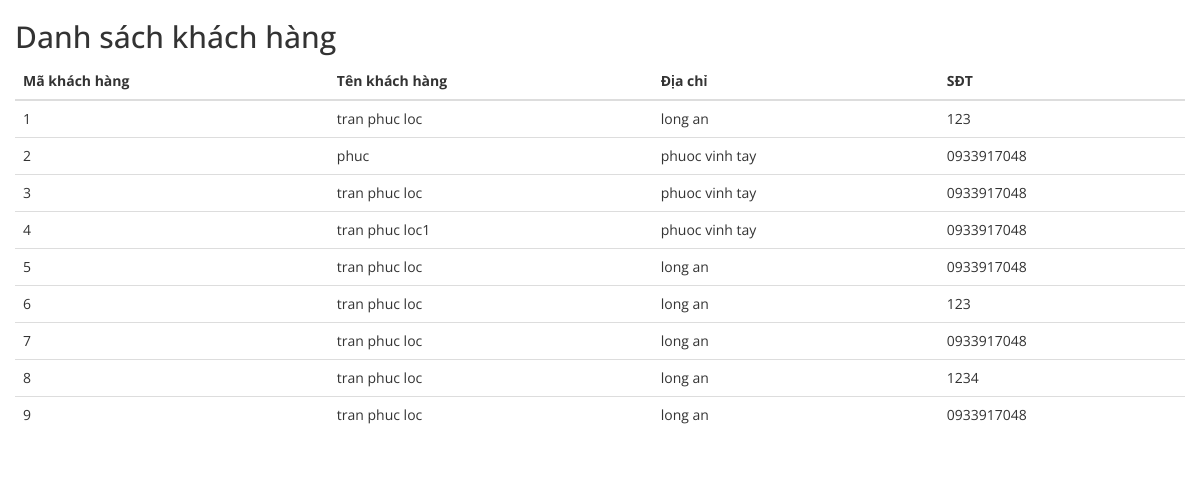
Page /qlkhachhang.php on the committed database.
### tables this page shows
CREATE TABLE IF NOT EXISTS `khachhang` (
  `makh` int(11) NOT NULL AUTO_INCREMENT,
  `tendangnhap` varchar(50) NOT NULL DEFAULT '',
  `tenkh` varchar(50) NOT NULL,
  `diachi` varchar(100) NOT NULL,
  `sdt` varchar(10) NOT NULL,
  `password` varchar(32) NOT NULL,
  PRIMARY KEY (`makh`)
);

### khachhang/danhsachkhachhang.php (the view)
<?php
	$sql="select * from khachhang";
	$query = mysqli_query($conn,$sql);
?>
<div class="container-fluid">
	<div class="card">
		<div class="card-header">
			<h2>Danh sách khách hàng</h2>
		</div>
			<div class="card-body">
		<table class="table">
			<thead class="thead-dark">
				<tr>
					<th>Mã khách hàng</th>
					<th>Tên khách hàng</th>
					<th>Địa chỉ</th>
					<th>SĐT</th>
				</tr>
			</thead>
			<tbody>
				<?php
				$i=1;
				while($row= mysqli_fetch_assoc($query)){?>
                <tr>
					<td><?php echo $i++?></td>
					<td><?php echo $row['tenkh'];?></td>
					<td><?php echo $row['diachi'];?></td>
					<td><?php echo $row['sdt'];?></td>
				</tr>
		<?php }	?>
			</tbody>
		</table>
		</div>
	</div>
</div>

### css/style.css (style rules this page uses)
body { background: #fff; font-family: 'Open Sans', sans-serif; }

### rows in the picture
khachhang: tenkh "tran phuc loc", diachi "long an", sdt "123"
khachhang: tenkh "phuc", diachi "phuoc vinh tay", sdt "0933917048"
khachhang: tenkh "tran phuc loc", diachi "phuoc vinh tay", sdt "0933917048"
khachhang: tenkh "tran phuc loc1", diachi "phuoc vinh tay", sdt "0933917048"
khachhang: tenkh "tran phuc loc", diachi "long an", sdt "0933917048"
khachhang: tenkh "tran phuc loc", diachi "long an", sdt "123"
khachhang: tenkh "tran phuc loc", diachi "long an", sdt "0933917048"
khachhang: tenkh "tran phuc loc", diachi "long an", sdt "1234"
khachhang: tenkh "tran phuc loc", diachi "long an", sdt "0933917048"
